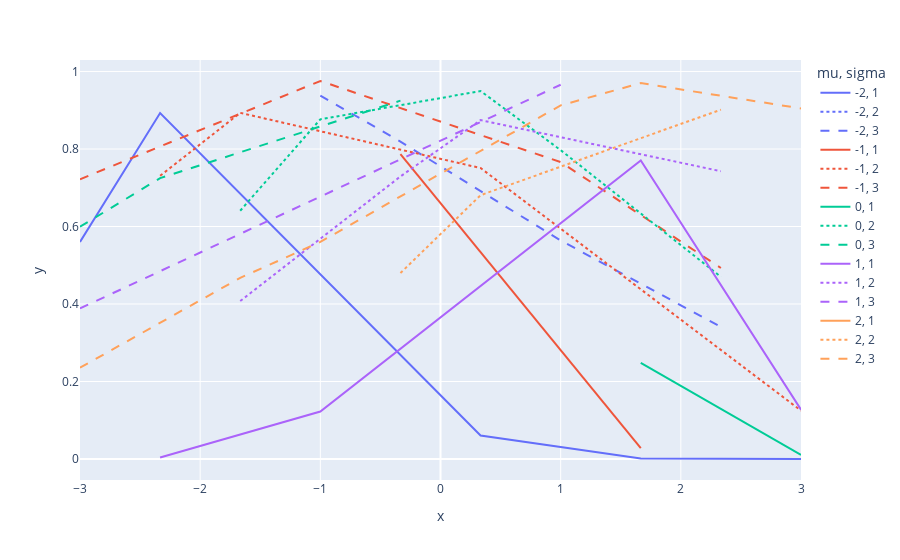

The notebook cell this image was saved under:
### Code cell
px.line(dataset, 'x', 'y', color='mu', line_dash='sigma')

### Figure 1 — Plotly figure (JSON) as saved in the notebook; plotly's stock layout.template omitted (floating-point values rounded to 4 significant figures)
{"data": [{"hovertemplate": "mu=-2<br>sigma=1<br>x=%{x}<br>y=%{y}<extra></extra>", "legendgroup": "-2, 1", "line": {"color": "#636efa", "dash": "solid"}, "marker": {"symbol": "circle"}, "mode": "lines", "name": "-2, 1", "orientation": "v", "showlegend": true, "type": "scatter", "x": [-3, -2.333, 0.3333, 1.667, 3], "xaxis": "x", "y": [0.5601, 0.8928, 0.06064, 0.00112, 3.48e-06], "yaxis": "y"}, {"hovertemplate": "mu=-2<br>sigma=2<br>x=%{x}<br>y=%{y}<extra></extra>", "legendgroup": "-2, 2", "line": {"color": "#636efa", "dash": "dot"}, "marker": {"symbol": "circle"}, "mode": "lines", "name": "-2, 2", "orientation": "v", "showlegend": true, "type": "scatter", "x": [-1.667], "xaxis": "x", "y": [0.9209], "yaxis": "y"}, {"hovertemplate": "mu=-2<br>sigma=3<br>x=%{x}<br>y=%{y}<extra></extra>", "legendgroup": "-2, 3", "line": {"color": "#636efa", "dash": "dash"}, "marker": {"symbol": "circle"}, "mode": "lines", "name": "-2, 3", "orientation": "v", "showlegend": true, "type": "scatter", "x": [-1, -0.3333, 1, 2.333], "xaxis": "x", "y": [0.9379, 0.8191, 0.5639, 0.341], "yaxis": "y"}, {"hovertemplate": "mu=-1<br>sigma=1<br>x=%{x}<br>y=%{y}<extra></extra>", "legendgroup": "-1, 1", "line": {"color": "#EF553B", "dash": "solid"}, "marker": {"symbol": "circle"}, "mode": "lines", "name": "-1, 1", "orientation": "v", "showlegend": true, "type": "scatter", "x": [-0.3333, 1.667], "xaxis": "x", "y": [0.7867, 0.02818], "yaxis": "y"}, {"hovertemplate": "mu=-1<br>sigma=2<br>x=%{x}<br>y=%{y}<extra></extra>", "legendgroup": "-1, 2", "line": {"color": "#EF553B", "dash": "dot"}, "marker": {"symbol": "circle"}, "mode": "lines", "name": "-1, 2", "orientation": "v", "showlegend": true, "type": "scatter", "x": [-2.333, -1.667, 0.3333, 3], "xaxis": "x", "y": [0.7308, 0.8934, 0.7509, 0.1249], "yaxis": "y"}, {"hovertemplate": "mu=-1<br>sigma=3<br>x=%{x}<br>y=%{y}<extra></extra>", "legendgroup": "-1, 3", "line": {"color": "#EF553B", "dash": "dash"}, "marker": {"symbol": "circle"}, "mode": "lines", "name": "-1, 3", "orientation": "v", "showlegend": true, "type": "scatter", "x": [-3, -1, 1, 2.333], "xaxis": "x", "y": [0.7221, 0.9755, 0.7663, 0.4929], "yaxis": "y"}, {"hovertemplate": "mu=0<br>sigma=1<br>x=%{x}<br>y=%{y}<extra></extra>", "legendgroup": "0, 1", "line": {"color": "#00cc96", "dash": "solid"}, "marker": {"symbol": "circle"}, "mode": "lines", "name": "0, 1", "orientation": "v", "showlegend": true, "type": "scatter", "x": [1.667, 3], "xaxis": "x", "y": [0.2481, 0.01036], "yaxis": "y"}, {"hovertemplate": "mu=0<br>sigma=2<br>x=%{x}<br>y=%{y}<extra></extra>", "legendgroup": "0, 2", "line": {"color": "#00cc96", "dash": "dot"}, "marker": {"symbol": "circle"}, "mode": "lines", "name": "0, 2", "orientation": "v", "showlegend": true, "type": "scatter", "x": [-1.667, -1, 0.3333, 1, 2.333], "xaxis": "x", "y": [0.6407, 0.8767, 0.9496, 0.7971, 0.4702], "yaxis": "y"}, {"hovertemplate": "mu=0<br>sigma=3<br>x=%{x}<br>y=%{y}<extra></extra>", "legendgroup": "0, 3", "line": {"color": "#00cc96", "dash": "dash"}, "marker": {"symbol": "circle"}, "mode": "lines", "name": "0, 3", "orientation": "v", "showlegend": true, "type": "scatter", "x": [-3, -2.333, -0.3333], "xaxis": "x", "y": [0.5994, 0.7249, 0.9248], "yaxis": "y"}, {"hovertemplate": "mu=1<br>sigma=1<br>x=%{x}<br>y=%{y}<extra></extra>", "legendgroup": "1, 1", "line": {"color": "#ab63fa", "dash": "solid"}, "marker": {"symbol": "circle"}, "mode": "lines", "name": "1, 1", "orientation": "v", "showlegend": true, "type": "scatter", "x": [-2.333, -1, 1.667, 3], "xaxis": "x", "y": [0.003756, 0.1224, 0.7706, 0.1272], "yaxis": "y"}, {"hovertemplate": "mu=1<br>sigma=2<br>x=%{x}<br>y=%{y}<extra></extra>", "legendgroup": "1, 2", "line": {"color": "#ab63fa", "dash": "dot"}, "marker": {"symbol": "circle"}, "mode": "lines", "name": "1, 2", "orientation": "v", "showlegend": true, "type": "scatter", "x": [-1.667, -0.3333, 0.3333, 2.333], "xaxis": "x", "y": [0.4077, 0.7292, 0.8745, 0.7426], "yaxis": "y"}, {"hovertemplate": "mu=1<br>sigma=3<br>x=%{x}<br>y=%{y}<extra></extra>", "legendgroup": "1, 3", "line": {"color": "#ab63fa", "dash": "dash"}, "marker": {"symbol": "circle"}, "mode": "lines", "name": "1, 3", "orientation": "v", "showlegend": true, "type": "scatter", "x": [-3, 1], "xaxis": "x", "y": [0.3885, 0.9658], "yaxis": "y"}, {"hovertemplate": "mu=2<br>sigma=1<br>x=%{x}<br>y=%{y}<extra></extra>", "legendgroup": "2, 1", "line": {"color": "#FFA15A", "dash": "solid"}, "marker": {"symbol": "circle"}, "mode": "lines", "name": "2, 1", "orientation": "v", "showlegend": true, "type": "scatter", "x": [-2.333], "xaxis": "x", "y": [8.126e-05], "yaxis": "y"}, {"hovertemplate": "mu=2<br>sigma=2<br>x=%{x}<br>y=%{y}<extra></extra>", "legendgroup": "2, 2", "line": {"color": "#FFA15A", "dash": "dot"}, "marker": {"symbol": "circle"}, "mode": "lines", "name": "2, 2", "orientation": "v", "showlegend": true, "type": "scatter", "x": [-0.3333, 0.3333, 2.333], "xaxis": "x", "y": [0.4799, 0.6808, 0.9015], "yaxis": "y"}, {"hovertemplate": "mu=2<br>sigma=3<br>x=%{x}<br>y=%{y}<extra></extra>", "legendgroup": "2, 3", "line": {"color": "#FFA15A", "dash": "dash"}, "marker": {"symbol": "circle"}, "mode": "lines", "name": "2, 3", "orientation": "v", "showlegend": true, "type": "scatter", "x": [-3, -1.667, -1, 1, 1.667, 3], "xaxis": "x", "y": [0.2356, 0.4674, 0.5601, 0.9127, 0.9701, 0.9048], "yaxis": "y"}], "layout": {"autosize": true, "legend": {"title": {"text": "mu, sigma"}, "tracegroupgap": 0}, "margin": {"t": 60}, "xaxis": {"anchor": "y", "autorange": true, "domain": [0, 1], "range": [-3, 3], "title": {"text": "x"}, "type": "linear"}, "yaxis": {"anchor": "x", "autorange": true, "domain": [0, 1], "range": [-0.05419, 1.03], "title": {"text": "y"}, "type": "linear"}}}
